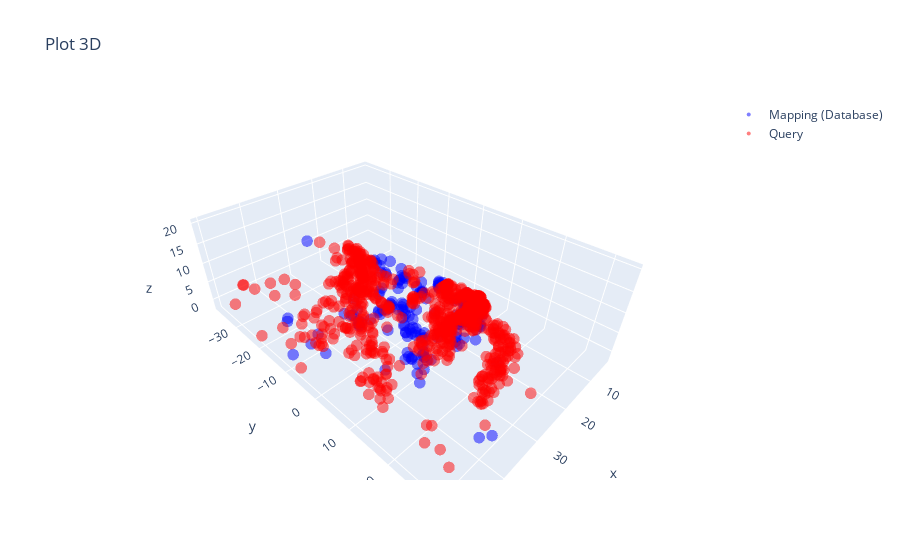

The notebook cell this image was saved under:
### Code cell
def visualize_relative_keypoint_poses(relative_query_points, relative_db_points,):
    q_x = np.squeeze(relative_query_points[0, :])
    q_y = np.squeeze(relative_query_points[1, :])
    q_z = np.squeeze(relative_query_points[2, :])

    db_x = np.squeeze(relative_db_points[0, :])
    db_y = np.squeeze(relative_db_points[1, :])
    db_z = np.squeeze(relative_db_points[2, :])
    
    fig = go.Figure(data=[go.Scatter3d(x=db_x, y=db_y, z=db_z,
                                       mode='markers', name = 'Mapping (Database)',
                                       marker=dict(size=4, color='blue',
                                                   colorscale='Viridis', opacity=0.5)),
                          go.Scatter3d(x=q_x, y=q_y, z=q_z,
                                       mode='markers', name = 'Query',
                                       marker=dict(size=4, color='red',
                                                   colorscale='Viridis', opacity=0.5))],)
    fig.update_layout(title="Plot 3D")
    fig.show()


visualize_relative_keypoint_poses(query_keypoints[IDX], db_keypoints[IDX])

### Figure 1 — Plotly figure (JSON) as saved in the notebook; plotly's stock layout.template omitted (floating-point values rounded to 4 significant figures; data arrays with more than 128 entries replaced by an {"elided": "..."} marker saying what was removed)
{"data": [{"marker": {"color": "blue", "colorscale": [[0, "#440154"], [0.1111, "#482878"], [0.2222, "#3e4989"], [0.3333, "#31688e"], [0.4444, "#26828e"], [0.5556, "#1f9e89"], [0.6667, "#35b779"], [0.7778, "#6ece58"], [0.8889, "#b5de2b"], [1, "#fde725"]], "opacity": 0.5, "size": 4}, "mode": "markers", "name": "Mapping (Database)", "type": "scatter3d", "x": {"elided": "785 float values"}, "y": {"elided": "785 float values"}, "z": {"elided": "785 float values"}}, {"marker": {"color": "red", "colorscale": [[0, "#440154"], [0.1111, "#482878"], [0.2222, "#3e4989"], [0.3333, "#31688e"], [0.4444, "#26828e"], [0.5556, "#1f9e89"], [0.6667, "#35b779"], [0.7778, "#6ece58"], [0.8889, "#b5de2b"], [1, "#fde725"]], "opacity": 0.5, "size": 4}, "mode": "markers", "name": "Query", "type": "scatter3d", "x": {"elided": "785 float values"}, "y": {"elided": "785 float values"}, "z": {"elided": "785 float values"}}], "layout": {"title": {"text": "Plot 3D"}}}
